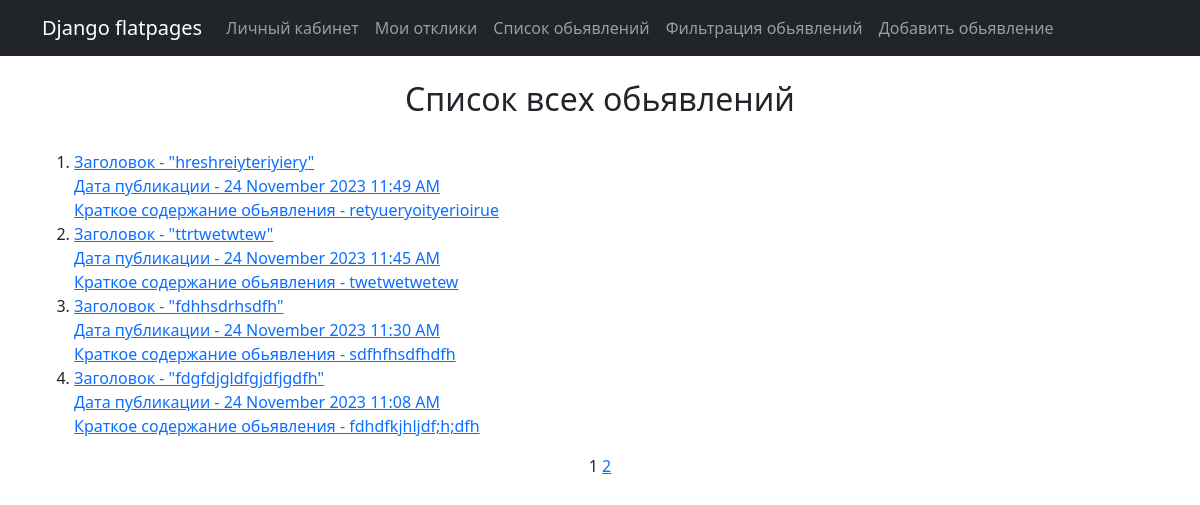
The page /posts/profile/ on the database its author committed.
### board_app/models.py (models this page shows, shortened)
class Posts(models.Model):
    title_post = models.CharField(max_length=100, validators=[MinLengthValidator(5)], verbose_name='Заголовок')
    time_create = models.DateTimeField(auto_now_add=True,  verbose_name='Дата создания')
    time_update = models.DateTimeField(auto_now=True, verbose_name='Дата обновления')
    text_post = models.TextField(validators=[MinLengthValidator(5)], verbose_name='Текст обьявления')
    file = models.ImageField(upload_to="photos/%Y/%m/%d", blank=True, verbose_name='Фотография')
    category = models.ManyToManyField(Category, related_name='category_posts', through='PostCategory')
    author = models.ForeignKey(Author, on_delete=models.CASCADE, related_name='author_posts')
    class Meta:
        ordering = ['-time_create']

### board_app/views.py (the view)
# urls.py: path('', ListPost.as_view(), name='home'),
class ListPost (ListView):
    template_name = 'posts/list_posts.html'
    model = Posts
    context_object_name = 'post'
    paginate_by = 4

### board_app/templates/posts/list_posts.html (shortened to what this page needs)
{% extends 'flatpages/default.html' %}
{% block content %}
<br>
    <h2>Список всех обьявлений</h2>
    <br>
        <ol style="font-weight:500">
            {% for name in post %}
            <li style="text-align:left"><a href="/posts/{{name.id}}">  Заголовок - "{{name.title_post}}" <br> Дата публикации - {{ name.time_create| date:"d F Y f A"}} <br> Краткое содержание обьявления - {{ name.text_post|slice:":20"}}</a></li>
            {% endfor %}
        </ol>
   {{ page_obj.number }}
   {% if page_obj.has_next %}
       <a href="?page={{ page_obj.next_page_number }}">{{ page_obj.next_page_number }}</a>
   {% endif %}
{% endblock content %}

### rows shown on the page
Posts: title_post "hreshreiyteriyiery", time_create "24 November 2023 11:49 AM", text_post "retyueryoityerioirue"
Posts: title_post "ttrtwetwtew", time_create "24 November 2023 11:45 AM", text_post "twetwetwetew"
Posts: title_post "fdhhsdrhsdfh", time_create "24 November 2023 11:30 AM", text_post "sdfhfhsdfhdfh"
Posts: title_post "fdgfdjgldfgjdfjgdfh", time_create "24 November 2023 11:08 AM", text_post "fdhdfkjhljdf;h;dfh"

### other values the page prints
{{ page_obj.number }} "1"
{{ page_obj.next_page_number }} "2"
